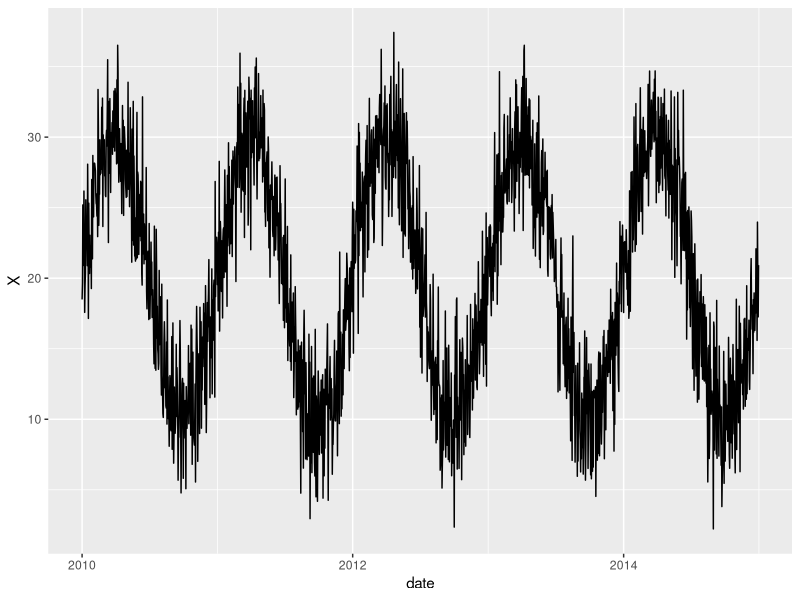
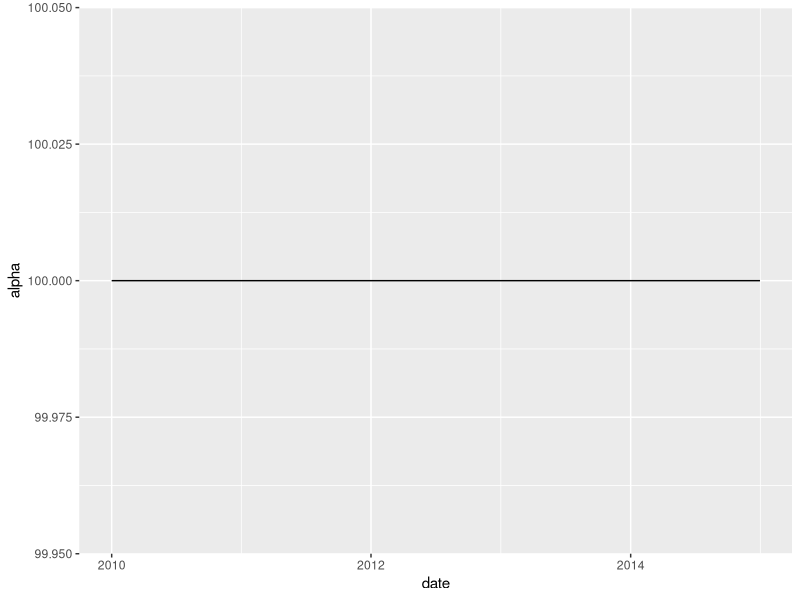
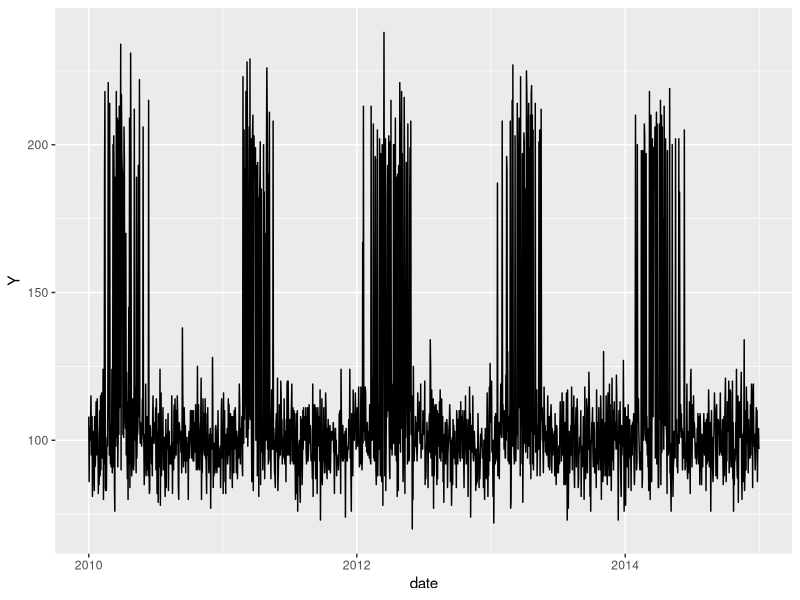
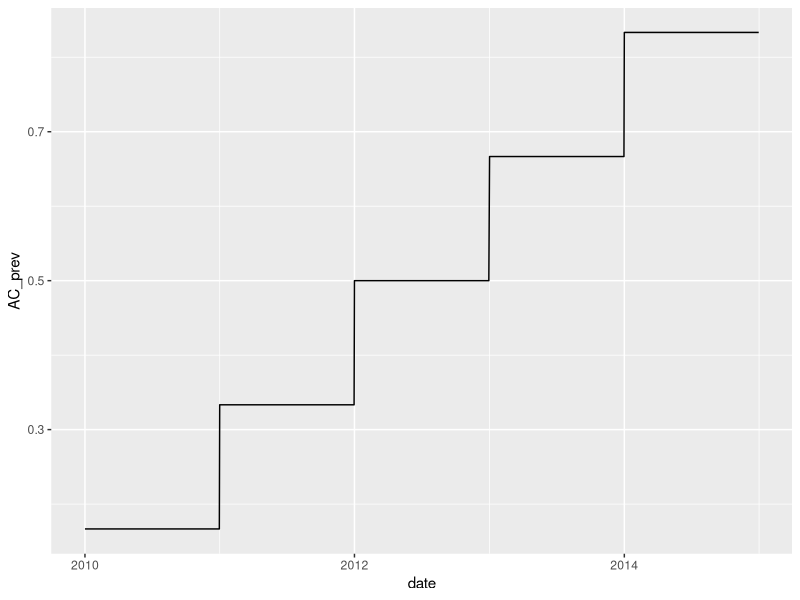
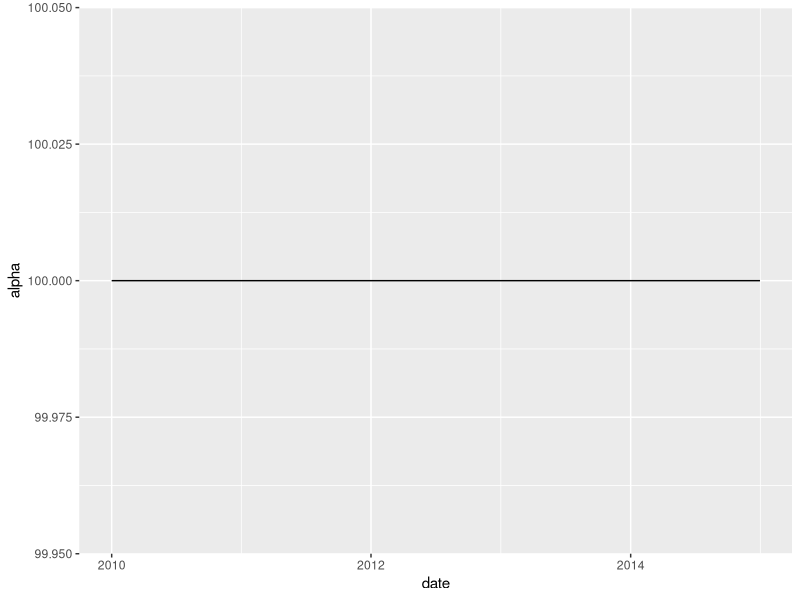
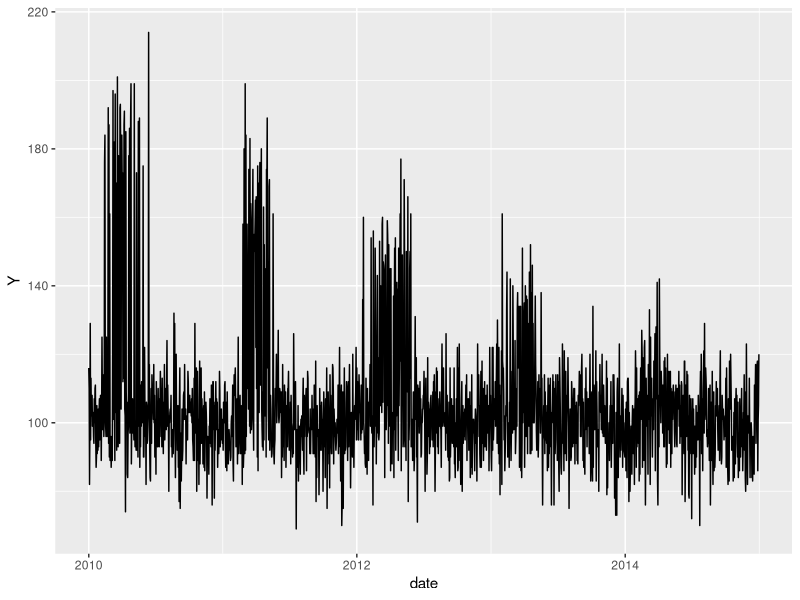

The R source for these figures, in order:
library(data.table)
library(ggplot2)

set.seed(123)

# ============================================================
# Set up the TIME SERIES
# ============================================================

dt <- CJ(
  area = 1:1,
  year = 2010:2014,
  day = 1:365
)

dt[, date := as.IDate(paste(year, "01", "01", sep = "-")) + day - 1]

dt[, year  := year(date)]
dt[, month := month(date)]
dt[, dow   := weekdays(date)]

# Join area-level variables
# dt <- area_dt[dt, on = "area"]

# ============================================================
# TIME-VARYING EXPOSURE X
# ============================================================

# Seasonal exposure + daily noise
dt[, X :=  20 + 10 * sin(2 * pi * day / 365) + rnorm(.N, 0, 3)]

# plot
ggplot(subset(dt, area == 1)) +
  geom_line(aes(x = date, y = X))

dt[, gt30 := X >= 30]
head(dt)

# ============================================================
# OUTCOME - NO AC RELATIONSHIP
# ============================================================

# Stratum-specific baseline
dt[, alpha := 100]

ggplot(subset(dt, area == 1)) +
  geom_line(aes(x = date, y = alpha))

# 
beta_true = log(2)

# Expected outcome
# log Y = b0 + b1*x + ....
dt[, mu := alpha * exp(beta_true * gt30)]

# Outcome
dt[, Y := rpois(.N, mu)]

# plot
ggplot(subset(dt, area == 1)) +
  geom_line(aes(x = date, y = Y))

# 
library(gnm)
fit0 <- gnm(Y ~ gt30, family = quasipoisson(), data = dt)
summary(fit0)
exp(coef(fit0))


# ============================================================
# OUTCOME - has modification by AC 
# ============================================================

# add an AC relationship
dt[, AC_prev := (year - 2009)/6]
head(dt)

ggplot(subset(dt, area == 1)) +
  geom_line(aes(x = date, y = AC_prev))

# Stratum-specific baseline
dt[, alpha := 100]

ggplot(subset(dt, area == 1)) +
  geom_line(aes(x = date, y = alpha))

# 
beta_true = log(2 - dt$AC_prev)

# Expected outcome
# log Y = b0 + b1*x + ....
dt[, mu := alpha * exp(beta_true * gt30)]

# Outcome
dt[, Y := rpois(.N, mu)]

# plot
ggplot(subset(dt, area == 1)) +
  geom_line(aes(x = date, y = Y))

# for GRACE -- what is the right way to model this in stage 1
library(gnm)
fit0 <- gnm(Y ~ gt30 * AC_prev, family = quasipoisson(), data = dt)
summary(fit0)
exp(coef(fit0))
